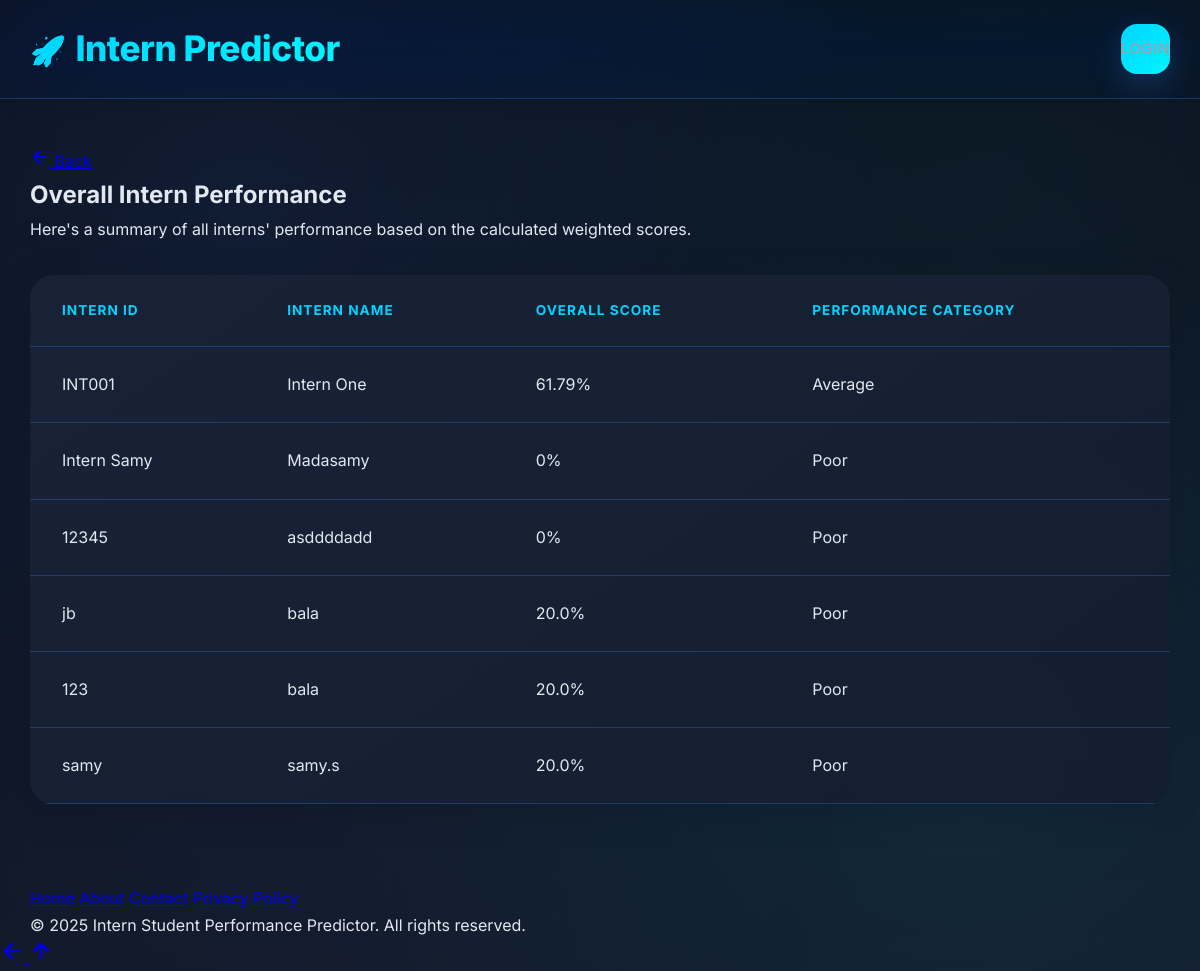
Page /admin/performance (signed in) on the committed database.
### tables this page shows
CREATE TABLE students (
            id INTEGER PRIMARY KEY AUTOINCREMENT,
            unique_student_id TEXT UNIQUE NOT NULL, -- e.g., INT001, for display and internal reference
            name TEXT NOT NULL,
            email TEXT UNIQUE NOT NULL, -- Email should also be unique
            course_id INTEGER,
            user_id INTEGER UNIQUE, -- Link to users table for login, UNIQUE as one user per student
            FOREIGN KEY (course_id) REFERENCES courses(id),
            FOREIGN KEY (user_id) REFERENCES users(id)
        );

### app.py (the view)
@app.route('/admin/performance') # This route will now link to the overall performance analysis for ALL students
def admin_performance_overview():
    if not is_admin_logged_in():
        return redirect(url_for('login'))
    conn = sqlite3.connect(DATABASE)
    cursor = conn.cursor()
    cursor.execute("SELECT id, unique_student_id, name FROM students ORDER BY name")
    all_students_data = cursor.fetchall()
    conn.close()
    performance_summaries = []
    for student in all_students_data:
        student_db_id = student[0]
        unique_student_id = student[1]
        student_name = student[2]
        overall_performance = calculate_overall_performance_score(student_db_id)
        performance_summaries.append({
            'unique_student_id': unique_student_id,
            'name': student_name,
            'overall_score': overall_performance['overall_score'],
            'category': overall_performance['category']
        })
    return render_template('admin_performance_overview.html',
                           username=session['username'],
                           performance_summaries=performance_summaries)

### app.py (called while the page is built)
def is_admin_logged_in():
    return 'role' in session and session['role'] == 'admin'

def calculate_attendance_rate(student_db_id):
    conn = sqlite3.connect(DATABASE)
    cursor = conn.cursor()
    cursor.execute("SELECT COUNT(*) FROM attendance WHERE student_id = ?", (student_db_id,))
    total_days = cursor.fetchone()[0]
    cursor.execute("SELECT COUNT(*) FROM attendance WHERE student_id = ? AND status = 'present'", (student_db_id,))
    present_days = cursor.fetchone()[0]
    conn.close()
    return present_days / total_days if total_days > 0 else 0.0

def calculate_average_task_mark(student_db_id):
    conn = sqlite3.connect(DATABASE)
    cursor = conn.cursor()
    cursor.execute("SELECT AVG(mark) FROM tasks WHERE student_id = ? AND status = 'completed'", (student_db_id,))
    avg_mark = cursor.fetchone()[0]
    conn.close()
    return avg_mark if avg_mark is not None else 0.0

def calculate_average_feedback_score_numeric(student_db_id):
    conn = sqlite3.connect(DATABASE)
    cursor = conn.cursor()
    feedback_category_map = {'Poor': 0, 'Average': 1, 'Good': 2, 'Excellent': 3}
    cursor.execute("SELECT feedback_category FROM feedback WHERE student_id = ?", (student_db_id,))
    feedback_categories = cursor.fetchall()
    numeric_values = []
    for category_tuple in feedback_categories:
        category = category_tuple[0]
        if category in feedback_category_map:
            numeric_values.append(feedback_category_map[category])
    conn.close()
    avg_numeric = np.mean(numeric_values) if numeric_values else 0.0
    return (avg_numeric / 3.0) * 100.0 # Scale to 0-100

def calculate_average_behaviour_rating(student_db_id):
    conn = sqlite3.connect(DATABASE)
    cursor = conn.cursor()
    cursor.execute("SELECT AVG(rating) FROM behaviour_ratings WHERE student_id = ?", (student_db_id,))
    avg_rating = cursor.fetchone()[0]
    conn.close()
    return ((avg_rating - 1) / 4.0) * 100.0 if avg_rating is not None else 0.0

### templates/admin_performance_overview.html (shortened to what this page needs)
{% extends "base.html" %}
{% block content %}
    <h2>Overall Intern Performance</h2>
    <p>Here's a summary of all interns' performance based on the calculated weighted scores.</p>
    {% if performance_summaries %}
        <div class="info-section">
            <table>
                <thead>
                    <tr>
                        <th>Intern ID</th>
                        <th>Intern Name</th>
                        <th>Overall Score</th>
                        <th>Performance Category</th>
                    </tr>
                </thead>
                <tbody>
                    {% for student in performance_summaries %}
                        <tr>
                            <td>{{ student.unique_student_id }}</td>
                            <td>{{ student.name }}</td>
                            <td>{{ student.overall_score }}%</td>
                            <td>{{ student.category }}</td>
                        </tr>
                    {% endfor %}
                </tbody>
            </table>
        </div>
    {% else %}
        <p>No intern performance data available yet. Ensure students are added and have sufficient data (attendance, tasks, feedback, behaviour ratings) for calculation.</p>
    {% endif %}
{% endblock %}

### static/css/style.css (style rules this page uses)
:root { --admin-bg-dark: #0a0f1a; --admin-bg-secondary: #141a2a; --admin-card-bg: linear-gradient(145deg, rgba(25, 35, 55, 0.95), rgba(20, 30, 48, 0.98)); --admin-border: rgba(59, 130, 246, 0.3); --admin-text-primary: #e2e8f0; --admin-text-secondary: #94a3b8; --admin-accent: #00d4ff; --admin-accent-hover: #00f5ff; --admin-danger: #ff6b6b; --admin-success: #51cf66; --admin-warning: #ffd43b; --admin-purple: #9d4edd; --intern-bg-light: linear-gradient(135deg, #f8fafc 0%, #f1f5f9 100%); --intern-bg-white: #ffffff; --intern-card-bg: linear-gradient(145deg, #ffffff, #f8fafc); --intern-border: rgba(59, 130, 246, 0.2); --intern-text-primary: #1e293b; --intern-text-secondary: #64748b; --intern-accent: #3b82f6; --intern-accent-hover: #2563eb; --intern-danger: #ef4444; --intern-success: #10b981; --intern-warning: #f59e0b; --intern-purple: #8b5cf6; --font-main: 'Inter', system-ui, -apple-system, sans-serif; --shadow-sm: 0 2px 15px rgba(0, 0, 0, 0.08); --shadow-md: 0 8px 40px rgba(0, 0, 0, 0.12); --shadow-lg: 0 20px 60px rgba(0, 0, 0, 0.18); --shadow-accent: 0 10px 30px rgba(59, 130, 246, 0.25); --border-radius-sm: 8px; --border-radius: 16px; --border-radius-lg: 24px; --border-radius-xl: 32px; --glass-bg: rgba(255, 255, 255, 0.1); --glass-border: rgba(255, 255, 255, 0.2); --glass-shadow: 0 8px 32px rgba(0, 0, 0, 0.1); --ease-bounce: cubic-bezier(0.68, -0.55, 0.265, 1.55); --ease-smooth: cubic-bezier(0.4, 0, 0.2, 1); --ease-power: cubic-bezier(0.87, 0, 0.13, 1); }
body[data-role="admin"] { --bg-main: var(--admin-bg-dark); --bg-secondary: var(--admin-bg-secondary); --card-bg: var(--admin-card-bg); --border-color: var(--admin-border); --text-primary: var(--admin-text-primary); --text-secondary: var(--admin-text-secondary); --accent-primary: var(--admin-accent); --accent-hover: var(--admin-accent-hover); --danger-color: var(--admin-danger); --success-color: var(--admin-success); background: radial-gradient(ellipse at 20% 20%, rgba(59, 130, 246, 0.1) 0%, transparent 50%), radial-gradient(ellipse at 80% 80%, rgba(6, 182, 212, 0.1) 0%, transparent 50%), linear-gradient(165deg, var(--admin-bg-dark) 0%, var(--admin-bg-secondary) 100%); color: var(--admin-text-primary); min-height: 100vh; }
* { margin: 0; padding: 0; box-sizing: border-box; }
html { scroll-behavior: smooth; font-size: 16px; }
body { font-family: var(--font-main); line-height: 1.7; font-weight: 400; background-attachment: fixed; min-height: 100vh; transition: all 0.4s var(--ease-smooth); overflow-x: hidden; }
body::before { content: ''; position: fixed; top: 0; left: 0; width: 100%; height: 100%; background: radial-gradient(circle at 20% 80%, rgba(59, 130, 246, 0.05) 0%, transparent 50%), radial-gradient(circle at 80% 20%, rgba(6, 182, 212, 0.05) 0%, transparent 50%); pointer-events: none; z-index: -1; }
table { width: 100%; border-collapse: separate; border-spacing: 0; margin: 2rem 0; background: var(--card-bg); border-radius: var(--border-radius-lg); overflow: hidden; box-shadow: var(--shadow-md); backdrop-filter: blur(20px); }
th, td { padding: 1.5rem 2rem; text-align: left; border-bottom: 1px solid var(--border-color); transition: all 0.3s var(--ease-smooth); }
th { background: linear-gradient(135deg, rgba(var(--accent-primary), 0.1), rgba(var(--accent-hover), 0.05)); font-weight: 700; color: var(--accent-primary); text-transform: uppercase; font-size: 0.85rem; letter-spacing: 1px; position: relative; }
th::after { content: ''; position: absolute; bottom: 0; left: 0; width: 100%; height: 2px; background: linear-gradient(90deg, var(--accent-primary), var(--accent-hover)); transform: scaleX(0); transition: transform 0.4s var(--ease-smooth); }
tbody tr { transition: all 0.4s var(--ease-smooth); position: relative; }

### rows in the picture
students: unique_student_id "INT001", name "Intern One", overall_score "61.79", category "Average"
students: unique_student_id "Intern Samy", name "Madasamy", overall_score "0", category "Poor"
students: unique_student_id "12345", name "asddddadd", overall_score "0", category "Poor"
students: unique_student_id "jb", name "bala", overall_score "20.0", category "Poor"
students: unique_student_id "123", name "bala", overall_score "20.0", category "Poor"
students: unique_student_id "samy", name "samy.s", overall_score "20.0", category "Poor"
